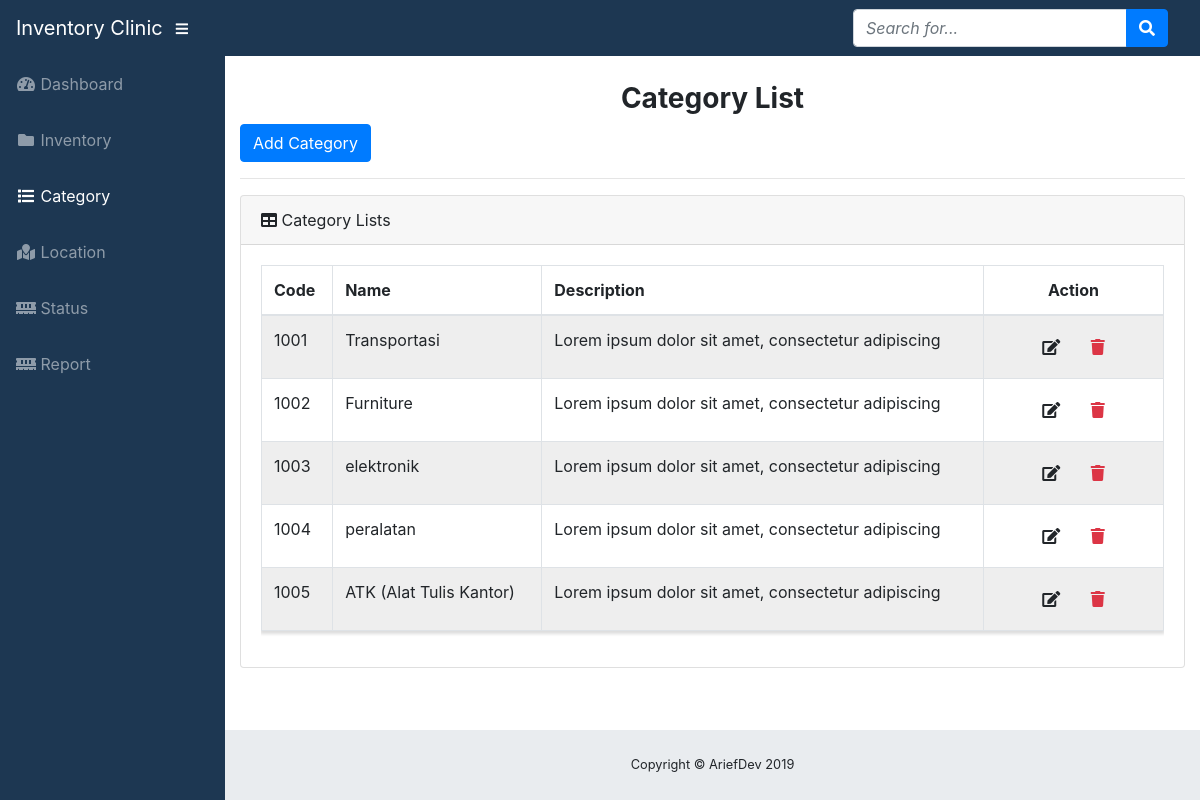
Page /index.php/admin/categories on the committed database.
### tables this page shows
CREATE TABLE `tb_categories` (
  `category_id` int(15) NOT NULL,
  `code` varchar(255) DEFAULT NULL,
  `category_name` varchar(255) DEFAULT NULL,
  `description` varchar(255) DEFAULT NULL
);

### application/controllers/admin/Categories.php (called while the page is built, shortened)
<?php defined('BASEPATH') OR exit('No direct script access allowed');
class Categories extends CI_Controller
{
	function __construct()
	{
		$this->load->model('Mcategories');
	}
	function index()
	{
		$data["categories"] = $this->Mcategories->getAll();
		$this->load->view("admin/categories/vListCategories", $data);
	}
}

### index.php (called while the page is built, shortened)
<?php
require_once BASEPATH.'core/CodeIgniter.php';

### application/models/Mcategories.php (called while the page is built, shortened)
<?php defined('BASEPATH') OR exit ('No direct script acces allowed');
class Mcategories extends CI_Model
{
	public function getAll()
	{
		return $this->db->get("tb_categories")->result();
	}
}

### application/views/admin/categories/vListCategories.php (the view, shortened to what this page needs)
<h3 class="judulHalaman">Category List</h3>
<a href="categories/add" class="btn btn-primary">Add Category</a>
<hr>
	<div class="card mb-3">
          <div class="card-header">
            <i class="fas fa-table"></i>
            Category Lists</div>
          <div class="card-body">
            <div class="table-responsive">
              <table class="table table-bordered zebra-table" id="dataTable" width="100%" cellspacing="0">
                <thead>
                  <tr>
                    <th>Code</th>
                    <th>Name</th>
                    <th>Description</th>
                    <th class="text-center">Action</th>
                  </tr>
                </thead>
                <tbody>
                	<?php foreach($categories as $row):?>
                  <tr>
                    <td><?php echo $row->code?></td>
                    <td><?php echo $row->category_name?></td>
                    <td><?php echo substr($row->description, 0,50)?></td>
                    <td width="180" class="text-center">
                      <a href="<?php echo site_url('admin/categories/edit/'.$row->category_id)?>"
                       class="btn btn-small"><i class="fas fa-edit"></i></a>
                      <a onclick="deleteConfirm('<?php echo site_url('admin/categories/delete/'.$row->category_id)?>')" href="#!" class="btn btn-small text-danger"><i class="fas fa-trash"></i></a>
                    </td>
                  </tr>
                  <?php endforeach;?>
                </tbody>
              </table>
            </div>
          </div>
        </div>

### rows in the picture
tb_categories: code "1001", category_name "Transportasi", description "Lorem ipsum dolor sit amet, consectetur adipiscing"
tb_categories: code "1002", category_name "Furniture", description "Lorem ipsum dolor sit amet, consectetur adipiscing"
tb_categories: code "1003", category_name "elektronik", description "Lorem ipsum dolor sit amet, consectetur adipiscing"
tb_categories: code "1004", category_name "peralatan", description "Lorem ipsum dolor sit amet, consectetur adipiscing"
tb_categories: code "1005", category_name "ATK (Alat Tulis Kantor)", description "Lorem ipsum dolor sit amet, consectetur adipiscing"

### other values in the picture
SITE_NAME "Inventory Clinic"
